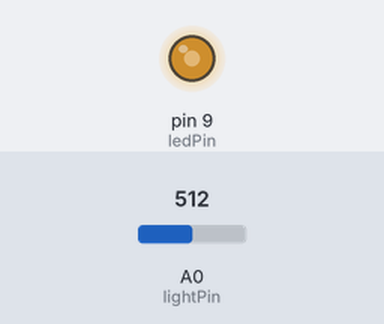
Simulated run of this sketch. Board: Arduino Uno, built with avr-gcc and run on an emulated ATmega328P. Shown: output pins drawn as LEDs (lit = HIGH). The inputs (shaded band) are chosen by the test bench; at power-on: A0 (lightPin) = 512.

Above: at 1.2 s.
1.3 s: A0 (lightPin) set to 716
At 2.1 s:
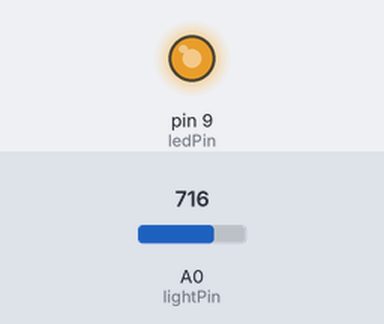
2.8 s: A0 (lightPin) set to 306
At 3.2 s:
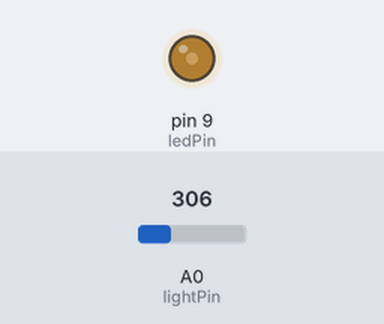
4.3 s: A0 (lightPin) set to 122
At 5.5 s:
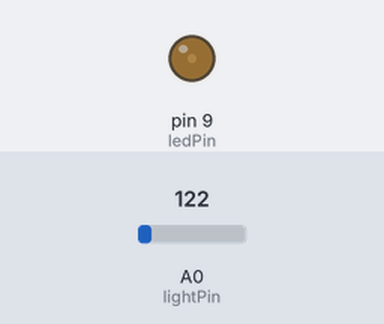
5.8 s: A0 (lightPin) set to 0
At 6.7 s:
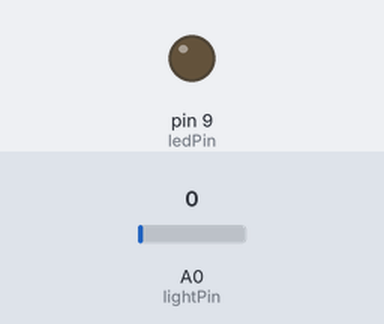
Timing chart, 0 to 8.3 s (numbered marks = the images above; inputs shaded):
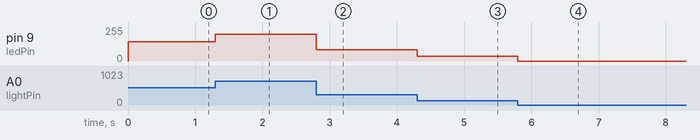

The sketch:

Circ-09.ino
```cpp
/*
 * A simple programme that will change the intensity of
 * an LED based  * on the amount of light incident on
 * the photo resistor.
 *
 */

//PhotoResistor Pin
int lightPin = 0; //the analog pin the photoresistor is
                  //connected to
                  //the photoresistor is not calibrated to any units so
                  //this is simply a raw sensor value (relative light)
//LED Pin
int ledPin = 9;   //the pin the LED is connected to
                  //we are controlling brightness so
                  //we use one of the PWM (pulse width
                  // modulation pins)
void setup()
{
  pinMode(ledPin, OUTPUT); //sets the led pin to output
  Serial.begin(9600);
}
 /*
 * loop() - this function will start after setup
 * finishes and then repeat
 */
void loop()
{
 int lightLevel = analogRead(lightPin); //Read the
                                        // lightlevel

 //Serial.println(lightLevel);
 //delay(1000);

 lightLevel = map(lightLevel, 0, 900, 0, 255);
         //adjust the value 0 to 900 to
         //span 0 to 255


 lightLevel = constrain(lightLevel, 0, 255);//make sure the
                                           //value is betwween
                                           //0 and 255
 analogWrite(ledPin, lightLevel);  //write the value
}
```

Measured:
- after the input at 1.3 s, pin 9 (ledPin): 145/255 → 202/255 at once
- after the input at 2.8 s, pin 9 (ledPin): 202/255 → 86/255 at once
- after the input at 4.3 s, pin 9 (ledPin): 86/255 → 34/255 at once
- after the input at 5.8 s, pin 9 (ledPin): 34/255 → 0/255 at once
